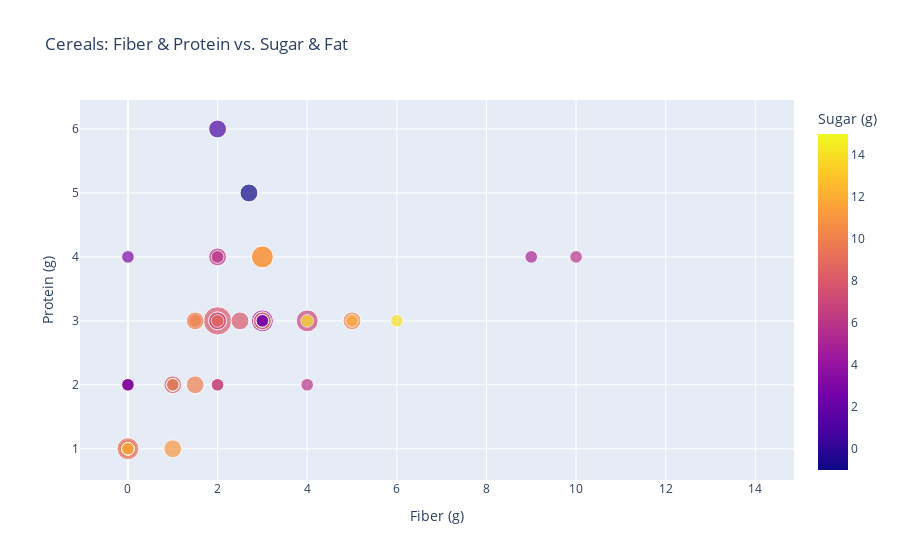

Notebook cell for this chart:
### Markdown cell above
### Task: Find cereals that are rich in fiber and protein but low in sugar and fat

<span style="color:black"> **Task 1: Run the code below to generate the graph** </span> <br>
A graph is already provided for you. SImply run the code below to see the graph.

<span style="color:black"> **Task 2: Explore the graph** </span>
- What observations can you make about this graph?
- What do you notice about the placement of each circle along the the x and y axis?
- What do you notice about the size of each circle?
- What do you notice about the colour of each circle?

<span style="color:black"> **Task 3: Recommend 3 cerals that meet the criteria.** </span>
Use your mouse to hover over the points to see more information. Analyze the graph to determine which 3 cereals are high in fiber and protein but low in sugar and fat.

### Code cell
# Graph
graph = px.scatter(
    cereal_df,
    x="fiber",  # Fiber on the x-axis
    y="protein",  # Protein on the y-axis
    size="fat",  # Represent fat content with the size of the marker
    color="sugars",  # Represent sugar level with color
    hover_name="name",  # Show cereal name when you hover over a point
    title="Cereals: Fiber & Protein vs. Sugar & Fat",
    labels={
        "fiber": "Fiber (g)",
        "protein": "Protein (g)",
        "sugars": "Sugar (g)",
        "fat": "Fat (g)",
    },
)

# Show graph
graph.show()

### Figure 1 — Plotly figure (JSON) as saved in the notebook; plotly's stock layout.template omitted (floating-point values rounded to 4 significant figures)
{"data": [{"hovertemplate": "<b>%{hovertext}</b><br><br>Fiber (g)=%{x}<br>Protein (g)=%{y}<br>Fat (g)=%{marker.size}<br>Sugar (g)=%{marker.color}<extra></extra>", "hovertext": ["100% Bran", "100% Natural Bran", "All-Bran", "All-Bran with Extra Fiber", "Almond Delight", "Apple Cinnamon Cheerios", "Apple Jacks", "Basic 4", "Bran Chex", "Bran Flakes", "Cap'n'Crunch", "Cheerios", "Cinnamon Toast Crunch", "Clusters", "Cocoa Puffs", "Corn Chex", "Corn Flakes", "Corn Pops", "Count Chocula", "Cracklin' Oat Bran", "Cream of Wheat (Quick)", "Crispix", "Crispy Wheat & Raisins", "Double Chex", "Froot Loops", "Frosted Flakes", "Frosted Mini-Wheats", "Fruit & Fibre Dates; Walnuts; and Oats", "Fruitful Bran", "Fruity Pebbles", "Golden Crisp", "Golden Grahams", "Grape Nuts Flakes", "Grape-Nuts", "Great Grains Pecan", "Honey Graham Ohs", "Honey Nut Cheerios", "Honey-comb", "Just Right Crunchy  Nuggets", "Just Right Fruit & Nut", "Kix", "Life", "Lucky Charms", "Maypo", "Muesli Raisins; Dates; & Almonds", "Muesli Raisins; Peaches; & Pecans", "Mueslix Crispy Blend", "Multi-Grain Cheerios", "Nut&Honey Crunch", "Nutri-Grain Almond-Raisin", "Nutri-grain Wheat", "Oatmeal Raisin Crisp", "Post Nat. Raisin Bran", "Product 19", "Puffed Rice", "Puffed Wheat", "Quaker Oat Squares", "Quaker Oatmeal", "Raisin Bran", "Raisin Nut Bran", "Raisin Squares", "Rice Chex", "Rice Krispies", "Shredded Wheat", "Shredded Wheat 'n'Bran", "Shredded Wheat spoon size", "Smacks", "Special K", "Strawberry Fruit Wheats", "Total Corn Flakes", "Total Raisin Bran", "Total Whole Grain", "Triples", "Trix", "Wheat Chex", "Wheaties", "Wheaties Honey Gold"], "legendgroup": "", "marker": {"color": [6, 8, 5, 0, 8, 10, 14, 8, 6, 5, 12, 1, 9, 7, 13, 3, 2, 12, 13, 7, 0, 3, 10, 5, 13, 11, 7, 10, 12, 12, 15, 9, 5, 3, 4, 11, 10, 11, 6, 9, 3, 6, 12, 3, 11, 11, 13, 6, 9, 7, 2, 10, 14, 3, 0, 0, 6, -1, 12, 8, 6, 2, 3, 0, 0, 0, 15, 3, 5, 3, 14, 3, 3, 12, 3, 3, 8], "coloraxis": "coloraxis", "size": [1, 5, 1, 0, 2, 2, 0, 2, 1, 0, 2, 2, 3, 2, 1, 0, 0, 0, 1, 3, 0, 0, 1, 0, 1, 0, 0, 2, 0, 1, 0, 1, 1, 0, 3, 2, 1, 0, 1, 1, 1, 2, 1, 1, 3, 3, 2, 1, 1, 2, 0, 2, 1, 0, 0, 0, 1, 2, 1, 2, 0, 0, 0, 0, 0, 0, 1, 0, 0, 1, 1, 1, 1, 1, 1, 1, 1], "sizemode": "area", "sizeref": 0.0125, "symbol": "circle"}, "mode": "markers", "name": "", "orientation": "v", "showlegend": false, "type": "scatter", "x": [10, 2, 9, 14, 1, 1.5, 1, 2, 4, 5, 0, 2, 0, 2, 0, 0, 1, 1, 0, 4, 1, 1, 2, 1, 1, 1, 3, 5, 5, 0, 0, 0, 3, 3, 3, 1, 1.5, 0, 1, 2, 0, 2, 0, 0, 3, 3, 3, 2, 0, 3, 3, 1.5, 6, 1, 0, 1, 2, 2.7, 5, 2.5, 2, 0, 0, 3, 4, 3, 1, 1, 3, 0, 4, 3, 0, 0, 3, 3, 1], "xaxis": "x", "y": [4, 3, 4, 4, 2, 2, 2, 3, 2, 3, 1, 6, 1, 3, 1, 2, 2, 1, 1, 3, 3, 2, 2, 2, 2, 1, 3, 3, 3, 1, 2, 1, 3, 3, 3, 1, 3, 1, 2, 3, 2, 4, 2, 4, 4, 4, 3, 2, 2, 3, 3, 3, 3, 3, 1, 2, 4, 5, 3, 3, 2, 1, 2, 2, 3, 3, 2, 6, 2, 2, 3, 3, 2, 1, 3, 3, 2], "yaxis": "y"}], "layout": {"coloraxis": {"colorbar": {"title": {"text": "Sugar (g)"}}, "colorscale": [[0, "#0d0887"], [0.1111, "#46039f"], [0.2222, "#7201a8"], [0.3333, "#9c179e"], [0.4444, "#bd3786"], [0.5556, "#d8576b"], [0.6667, "#ed7953"], [0.7778, "#fb9f3a"], [0.8889, "#fdca26"], [1, "#f0f921"]]}, "legend": {"itemsizing": "constant", "tracegroupgap": 0}, "title": {"text": "Cereals: Fiber & Protein vs. Sugar & Fat"}, "xaxis": {"anchor": "y", "domain": [0, 1], "title": {"text": "Fiber (g)"}}, "yaxis": {"anchor": "x", "domain": [0, 1], "title": {"text": "Protein (g)"}}}}
